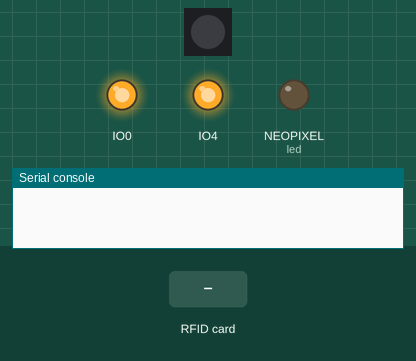
Recording of a program running on a simulated ESP32 board running CircuitPython. Shown: 1 RGB LEDs in strip order, left to right, output pins drawn as LEDs (lit = HIGH), the last lines printed to the serial console. Inputs (shaded band) come from the test bench. Dim RGB values are drawn brighter than linear; pins used as bus, display or sensor lines are not drawn.

Above: at 0.02 s.
At 1.3 s:
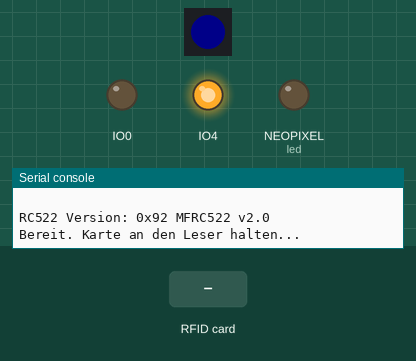
1.4 s: RFID card 5E 7A 19 C4 held to the reader
At 1.7 s:
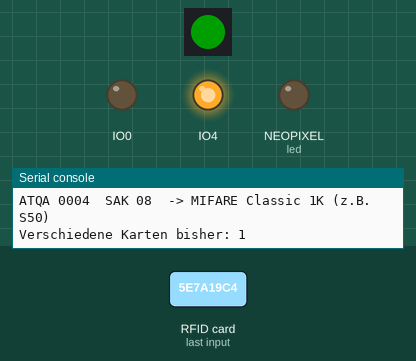
Timing chart, 0 to 4.6 s (numbered marks = the images above; inputs shaded):
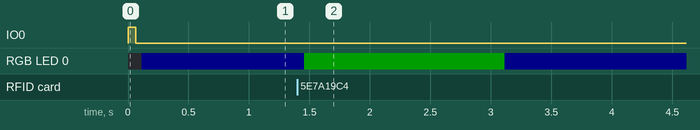

The program:

kartentest.py
```python
# Kartentest (ESP32-C6-Zero): zeigt fuer jede erkannte Karte UID, ATQA, SAK und den vermuteten Kartentyp
# Zum Benutzen als code.py aufs Board laden
import time
import board
import busio
import digitalio
import neopixel_write
from rc522 import RC522

# Waveshare ESP32-C6-Zero -> RC522
PIN_SDA = board.IO0   # SDA = Chip Select
PIN_SCK = board.IO1
PIN_MOSI = board.IO2
PIN_MISO = board.IO3
PIN_RST = board.IO4

led = digitalio.DigitalInOut(board.NEOPIXEL)  # WS2812 auf GPIO8
led.switch_to_output()


def color(r, g, b):
    neopixel_write.neopixel_write(led, bytes((g, r, b)))


def hexs(data):
    return "".join("%02X" % b for b in data)


def mifare_type(atqa, sak):
    a = (atqa[1] << 8) | atqa[0]
    if sak == 0x09:
        return "MIFARE Mini"
    if sak == 0x08:
        return "MIFARE Classic 1K (z.B. S50)"
    if sak == 0x18:
        return "MIFARE Classic 4K (z.B. S70)"
    if sak == 0x88:
        return "MIFARE Classic 1K (Infineon)"
    if sak in (0x10, 0x11):
        return "MIFARE Plus (SL2)"
    if sak == 0x00:
        return "Ultralight / NTAG"
    if sak in (0x28, 0x38):
        return "Smartcard mit Classic-Emulation (SmartMX, ISO14443-4)"
    if sak & 0x20:
        if a == 0x0344:
            return "MIFARE DESFire (ISO14443-4)"
        return "ISO14443-4 Smartcard (Bankkarte, Handy, Ausweis, ...)"
    return "unbekannt"


def ntag_detail(rfid):
    v = rfid.command(b"\x60")  # GET_VERSION
    if not v or len(v) < 8:
        return "keine Antwort auf GET_VERSION (Ultralight / Ultralight C?)"
    product, size = v[2], v[6]
    if product == 0x04:
        names = {0x0F: "NTAG213 (144 Byte)", 0x11: "NTAG215 (504 Byte)", 0x13: "NTAG216 (888 Byte)"}
        return names.get(size, "NTAG, Groesse 0x%02X" % size)
    if product == 0x03:
        names = {0x0B: "Ultralight EV1 (48 Byte)", 0x0E: "Ultralight EV1 (128 Byte)"}
        return names.get(size, "Ultralight, Groesse 0x%02X" % size)
    return "GET_VERSION: " + hexs(v)


def iso4_detail(rfid):
    ats = rfid.command(b"\xE0\x50")  # RATS
    if not ats:
        return "keine Antwort auf RATS"
    text = "ATS " + hexs(ats)
    ver = rfid.command(b"\x02\x90\x60\x00\x00\x00")  # DESFire GetVersion als I-Block
    if ver and len(ver) >= 8 and ver[-2:] == b"\x91\xAF":
        hw_type, major, storage = ver[2], ver[4], ver[6]
        kind = {0x01: "DESFire", 0x08: "DESFire Light", 0x02: "MIFARE Plus"}.get(hw_type, "Typ 0x%02X" % hw_type)
        gen = {0x00: "EV0", 0x01: "EV1", 0x12: "EV2", 0x30: "EV3", 0x33: "EV3"}.get(major, "v%d" % major)
        size = {0x16: "2K", 0x18: "4K", 0x1A: "8K"}.get(storage, "")
        text += " | " + " ".join(s for s in (kind, gen, size) if s)
    rfid.command(b"\xC2")  # S(DESELECT)
    return text


spi = busio.SPI(PIN_SCK, MOSI=PIN_MOSI, MISO=PIN_MISO)
rfid = RC522(spi, PIN_SDA, PIN_RST)

v = rfid.version()
chips = {0x88: "FM17522 (Klon)", 0x90: "MFRC522 v0.0", 0x91: "MFRC522 v1.0", 0x92: "MFRC522 v2.0", 0x12: "Faelschung/Klon", 0xB2: "Klon"}
print()
print("RC522 Version: 0x%02X %s" % (v, chips.get(v, "")))
if v in (0x00, 0xFF):
    print("!!! Keine Verbindung zum RC522 - Verkabelung pruefen (MISO/MOSI, 3.3V, GND)")
    while True:
        color(40, 0, 0)
        time.sleep(0.5)
        color(0, 0, 0)
        time.sleep(0.5)

print("Bereit. Karte an den Leser halten...")
color(0, 0, 10)

last_uid = None
last_seen = 0
seen = {}

while True:
    atqa = rfid.wupa()
    if atqa is None:
        if last_uid and time.monotonic() - last_seen > 1.0:
            last_uid = None
            color(0, 0, 10)
        time.sleep(0.05)
        continue
    try:
        uid, sak = rfid.select()
    except Exception as e:
        print("Lesefehler:", type(e).__name__, e)
        rfid.halt()
        time.sleep(0.2)
        continue

    now = time.monotonic()
    if uid != last_uid:
        kind = mifare_type(atqa, sak)
        detail = ""
        if sak == 0x00:
            detail = ntag_detail(rfid)
        elif sak & 0x20:
            detail = iso4_detail(rfid)

        hint = ""
        if len(uid) == 4 and uid[0] == 0x08:
            hint = "  !!! ZUFAELLIGE UID - aendert sich bei jedem Auflegen, nicht als Spielerkarte geeignet"
        count = seen.get(uid, 0) + 1
        seen[uid] = count

        print("-" * 60)
        print("UID  %s (%d Byte)%s" % (hexs(uid), len(uid), "  [schon %dx gesehen]" % (count - 1) if count > 1 else ""))
        print("ATQA %s  SAK %02X  -> %s" % (hexs(bytes((atqa[1], atqa[0]))), sak, kind))
        if detail:
            print("     " + detail)
        if hint:
            print(hint)
        print("Verschiedene Karten bisher: %d" % len(seen))
        color(0, 30, 0) if not hint else color(30, 15, 0)
        last_uid = uid
    last_seen = now
    rfid.halt()
    time.sleep(0.1)
```

rc522.py
```python
# Minimaler MFRC522-Treiber fuer CircuitPython (nur ISO14443A: UID, ATQA, SAK, ATS, GET_VERSION)
import time
import digitalio


class SPIDev:
    def __init__(self, spi, cs_pin, baudrate=4_000_000):
        self.spi = spi
        self.baudrate = baudrate
        self.cs = digitalio.DigitalInOut(cs_pin)
        self.cs.switch_to_output(True)

    def transfer(self, out):
        buf = bytearray(len(out))
        while not self.spi.try_lock():
            pass
        try:
            self.spi.configure(baudrate=self.baudrate, polarity=0, phase=0)
            self.cs.value = False
            self.spi.write_readinto(out, buf)
            self.cs.value = True
        finally:
            self.spi.unlock()
        return buf

    def write(self, out):
        self.transfer(out)

CommandReg = 0x01
ComIrqReg = 0x04
DivIrqReg = 0x05
ErrorReg = 0x06
FIFODataReg = 0x09
FIFOLevelReg = 0x0A
ControlReg = 0x0C
BitFramingReg = 0x0D
CollReg = 0x0E
ModeReg = 0x11
TxModeReg = 0x12
RxModeReg = 0x13
TxControlReg = 0x14
TxASKReg = 0x15
ModWidthReg = 0x24
RFCfgReg = 0x26
TModeReg = 0x2A
TPrescalerReg = 0x2B
TReloadRegH = 0x2C
TReloadRegL = 0x2D
VersionReg = 0x37

CMD_IDLE = 0x00
CMD_TRANSCEIVE = 0x0C
CMD_SOFTRESET = 0x0F


class RC522Error(Exception):
    pass


class Timeout(RC522Error):
    pass


class Collision(RC522Error):
    pass


def crc_a(data):
    crc = 0x6363
    for b in data:
        b ^= crc & 0xFF
        b = (b ^ (b << 4)) & 0xFF
        crc = ((crc >> 8) ^ (b << 8) ^ (b << 3) ^ (b >> 4)) & 0xFFFF
    return bytes((crc & 0xFF, crc >> 8))


def with_crc(data):
    data = bytes(data)
    return data + crc_a(data)


class RC522:
    def __init__(self, spi, cs_pin, rst_pin=None):
        self.dev = SPIDev(spi, cs_pin)
        if rst_pin is not None:
            self.rst = digitalio.DigitalInOut(rst_pin)
            self.rst.switch_to_output(False)
            time.sleep(0.01)
            self.rst.value = True
            time.sleep(0.05)
        self.init()

    def w(self, reg, val):
        self.dev.write(bytes(((reg << 1) & 0x7E, val)))

    def r(self, reg):
        return self.dev.transfer(bytes((((reg << 1) & 0x7E) | 0x80, 0)))[1]

    def set_bits(self, reg, mask):
        self.w(reg, self.r(reg) | mask)

    def clear_bits(self, reg, mask):
        self.w(reg, self.r(reg) & ~mask)

    def version(self):
        return self.r(VersionReg)

    def init(self):
        self.w(CommandReg, CMD_SOFTRESET)
        time.sleep(0.05)
        self.w(TxModeReg, 0x00)
        self.w(RxModeReg, 0x00)
        self.w(ModWidthReg, 0x26)
        self.w(TModeReg, 0x80)  # Timer startet automatisch nach dem Senden
        self.w(TPrescalerReg, 0xA9)
        self.w(TReloadRegH, 0x03)  # ca. 25 ms Timeout
        self.w(TReloadRegL, 0xE8)
        self.w(TxASKReg, 0x40)
        self.w(ModeReg, 0x3D)
        self.w(RFCfgReg, 0x50)  # 38 dB Empfangsverstaerkung; 48 dB uebersteuert bei aufliegender Karte
        self.antenna(True)

    def antenna(self, on):
        if on:
            self.set_bits(TxControlReg, 0x03)
        else:
            self.clear_bits(TxControlReg, 0x03)

    def transceive(self, data, tx_last_bits=0):
        self.w(CommandReg, CMD_IDLE)
        self.w(ComIrqReg, 0x7F)
        self.w(FIFOLevelReg, 0x80)
        for b in data:
            self.w(FIFODataReg, b)
        self.w(BitFramingReg, tx_last_bits)
        self.w(CommandReg, CMD_TRANSCEIVE)
        self.set_bits(BitFramingReg, 0x80)
        deadline = time.monotonic() + 0.1
        while True:
            irq = self.r(ComIrqReg)
            if irq & 0x30:
                break
            if irq & 0x01 or time.monotonic() > deadline:
                self.clear_bits(BitFramingReg, 0x80)
                raise Timeout()
        self.clear_bits(BitFramingReg, 0x80)
        err = self.r(ErrorReg)
        if err & 0x08:
            raise Collision()
        if err & 0x13:
            raise RC522Error("Fehler 0x%02X" % err)
        n = self.r(FIFOLevelReg)
        out = bytes(self.r(FIFODataReg) for _ in range(n))
        last_bits = self.r(ControlReg) & 0x07
        return out, last_bits

    def wupa(self):
        """Weckt auch Karten im HALT-Zustand. Gibt ATQA (2 Bytes) zurueck oder None."""
        try:
            atqa, _ = self.transceive(b"\x52", tx_last_bits=7)
        except RC522Error:
            return None
        return atqa if len(atqa) == 2 else None

    def select(self):
        """Antikollision + Select ueber alle Kaskadenstufen. Gibt (uid, sak) zurueck."""
        uid = b""
        for sel in (0x93, 0x95, 0x97):
            self.clear_bits(CollReg, 0x80)
            resp, _ = self.transceive(bytes((sel, 0x20)))
            if len(resp) != 5:
                raise RC522Error("Antikollision: %d Bytes" % len(resp))
            if resp[0] ^ resp[1] ^ resp[2] ^ resp[3] != resp[4]:
                raise RC522Error("BCC falsch")
            resp2, _ = self.transceive(with_crc(bytes((sel, 0x70)) + resp))
            if len(resp2) < 1:
                raise RC522Error("Kein SAK")
            sak = resp2[0]
            if resp[0] == 0x88 and not sak & 0x04:
                raise RC522Error("UID unvollstaendig gelesen")
            if sak & 0x04:  # UID noch nicht vollstaendig, resp[0] ist der Cascade Tag 0x88
                uid += resp[1:4]
                continue
            return uid + resp[0:4], sak
        raise RC522Error("UID zu lang")

    def halt(self):
        try:
            self.transceive(with_crc(b"\x50\x00"))
        except RC522Error:
            pass  # keine Antwort ist hier der Normalfall

    def command(self, data):
        """Sendet data + CRC, gibt die Antwort ohne CRC zurueck (oder None)."""
        try:
            resp, last_bits = self.transceive(with_crc(data))
        except RC522Error:
            return None
        if last_bits or len(resp) < 3:  # z.B. 4-Bit-NAK
            return None
        return resp[:-2]
```

Measured:
- after the input at 1.4 s, RGB LED 0: RGB(0, 0, 10) → RGB(0, 30, 0) after 0.06 s, → RGB(0, 0, 10) 1.7 s later
